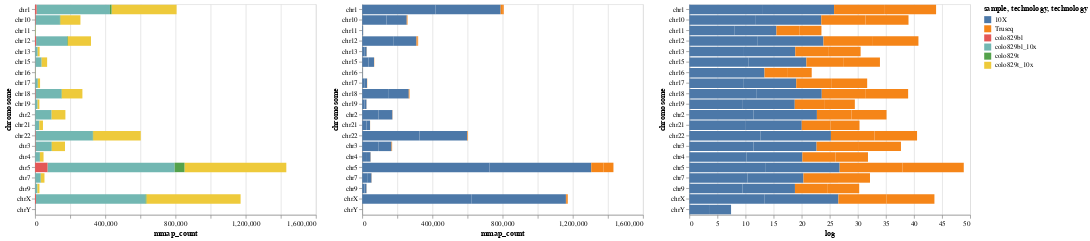

The code cell stored with this chart in its notebook:
### Code cell
#dataset_curated = pd.concat(datasets_excluded_chroms, ignore_index=True)
dataset_curated = pd.concat(datasets, ignore_index=True)
dataset_curated["log"] = dataset_curated["mmap_count"].apply(np.log)

sample_chart = alt.Chart(dataset_curated).mark_bar().encode(
        x = 'mmap_count:Q',
        y = 'chromosome:N',
        color = 'sample:N'
)

tech_chart = alt.Chart(dataset_curated).mark_bar().encode(
        x = 'mmap_count:Q',
        y = 'chromosome:N',
        color = 'technology:N'
)

logplot = alt.Chart(dataset_curated).mark_bar().encode(
        x = 'log:Q',
        y = 'chromosome:N',
        color = 'technology:N'
)

sample_chart | tech_chart | logplot

### Figure 1 — Vega-Lite specification as saved in the notebook (floating-point values rounded to 4 significant figures)
{"$schema": "https://vega.github.io/schema/vega-lite/v2.4.1.json", "config": {"view": {"height": 300, "width": 400}}, "hconcat": [{"data": {"values": [{"chromosome": "chr5", "log": 13.49, "mmap_count": 724537, "sample": "colo829bl_10x", "technology": "10X"}, {"chromosome": "chrX", "log": 13.34, "mmap_count": 623695, "sample": "colo829bl_10x", "technology": "10X"}, {"chromosome": "chr1", "log": 12.94, "mmap_count": 417994, "sample": "colo829bl_10x", "technology": "10X"}, {"chromosome": "chr22", "log": 12.7, "mmap_count": 326357, "sample": "colo829bl_10x", "technology": "10X"}, {"chromosome": "chr12", "log": 12.08, "mmap_count": 176649, "sample": "colo829bl_10x", "technology": "10X"}, {"chromosome": "chr18", "log": 11.9, "mmap_count": 147748, "sample": "colo829bl_10x", "technology": "10X"}, {"chromosome": "chr10", "log": 11.84, "mmap_count": 138474, "sample": "colo829bl_10x", "technology": "10X"}, {"chromosome": "chr2", "log": 11.44, "mmap_count": 93277, "sample": "colo829bl_10x", "technology": "10X"}, {"chromosome": "chr3", "log": 11.42, "mmap_count": 91509, "sample": "colo829bl_10x", "technology": "10X"}, {"chromosome": "chr15", "log": 10.49, "mmap_count": 35957, "sample": "colo829bl_10x", "technology": "10X"}, {"chromosome": "chr7", "log": 10.37, "mmap_count": 31770, "sample": "colo829bl_10x", "technology": "10X"}, {"chromosome": "chr4", "log": 10.2, "mmap_count": 26906, "sample": "colo829bl_10x", "technology": "10X"}, {"chromosome": "chr21", "log": 10.07, "mmap_count": 23553, "sample": "colo829bl_10x", "technology": "10X"}, {"chromosome": "chr17", "log": 9.583, "mmap_count": 14517, "sample": "colo829bl_10x", "technology": "10X"}, {"chromosome": "chr13", "log": 9.557, "mmap_count": 14145, "sample": "colo829bl_10x", "technology": "10X"}, {"chromosome": "chr19", "log": 9.528, "mmap_count": 13742, "sample": "colo829bl_10x", "technology": "10X"}, {"chromosome": "chr9", "log": 9.44, "mmap_count": 12580, "sample": "colo829bl_10x", "technology": "10X"}, {"chromosome": "chr11", "log": 8.083, "mmap_count": 3238, "sample": "colo829bl_10x", "technology": "10X"}, {"chromosome": "chr16", "log": 6.878, "mmap_count": 971, "sample": "colo829bl_10x", "technology": "10X"}, {"chromosome": "chrY", "log": 3.664, "mmap_count": 39, "sample": "colo829bl_10x", "technology": "10X"}, {"chromosome": "chr5", "log": 13.27, "mmap_count": 580342, "sample": "colo829t_10x", "technology": "10X"}, {"chromosome": "chrX", "log": 13.19, "mmap_count": 536944, "sample": "colo829t_10x", "technology": "10X"}, {"chromosome": "chr1", "log": 12.82, "mmap_count": 370651, "sample": "colo829t_10x", "technology": "10X"}, {"chromosome": "chr22", "log": 12.51, "mmap_count": 271457, "sample": "colo829t_10x", "technology": "10X"}, {"chromosome": "chr12", "log": 11.79, "mmap_count": 132315, "sample": "colo829t_10x", "technology": "10X"}, {"chromosome": "chr18", "log": 11.67, "mmap_count": 117417, "sample": "colo829t_10x", "technology": "10X"}, {"chromosome": "chr10", "log": 11.65, "mmap_count": 115119, "sample": "colo829t_10x", "technology": "10X"}, {"chromosome": "chr2", "log": 11.27, "mmap_count": 78380, "sample": "colo829t_10x", "technology": "10X"}, {"chromosome": "chr3", "log": 11.23, "mmap_count": 75153, "sample": "colo829t_10x", "technology": "10X"}, {"chromosome": "chr15", "log": 10.35, "mmap_count": 31222, "sample": "colo829t_10x", "technology": "10X"}, {"chromosome": "chr21", "log": 9.948, "mmap_count": 20902, "sample": "colo829t_10x", "technology": "10X"}, {"chromosome": "chr7", "log": 9.947, "mmap_count": 20880, "sample": "colo829t_10x", "technology": "10X"}, {"chromosome": "chr4", "log": 9.927, "mmap_count": 20481, "sample": "colo829t_10x", "technology": "10X"}, {"chromosome": "chr17", "log": 9.446, "mmap_count": 12658, "sample": "colo829t_10x", "technology": "10X"}, {"chromosome": "chr9", "log": 9.36, "mmap_count": 11617, "sample": "colo829t_10x", "technology": "10X"}, {"chromosome": "chr13", "log": 9.302, "mmap_count": 10959, "sample": "colo829t_10x", "technology": "10X"}, {"chromosome": "chr19", "log": 9.24, "mmap_count": 10298, "sample": "colo829t_10x", "technology": "10X"}, {"chromosome": "chr11", "log": 7.423, "mmap_count": 1674, "sample": "colo829t_10x", "technology": "10X"}, {"chromosome": "chr16", "log": 6.5, "mmap_count": 665, "sample": "colo829t_10x", "technology": "10X"}, {"chromosome": "chrY", "log": 3.761, "mmap_count": 43, "sample": "colo829t_10x", "technology": "10X"}, {"chromosome": "chr5", "log": 11.17, "mmap_count": 70691, "sample": "colo829bl", "technology": "Truseq"}, {"chromosome": "chr1", "log": 9.05, "mmap_count": 8515, "sample": "colo829bl", "technology": "Truseq"}, {"chromosome": "chr12", "log": 8.661, "mmap_count": 5772, "sample": "colo829bl", "technology": "Truseq"}, {"chromosome": "chrX", "log": 8.555, "mmap_count": 5193, "sample": "colo829bl", "technology": "Truseq"}, {"chromosome": "chr10", "log": 7.877, "mmap_count": 2637, "sample": "colo829bl", "technology": "Truseq"}, {"chromosome": "chr22", "log": 7.749, "mmap_count": 2319, "sample": "colo829bl", "technology": "Truseq"}, {"chromosome": "chr18", "log": 7.732, "mmap_count": 2280, "sample": "colo829bl", "technology": "Truseq"}, {"chromosome": "chr3", "log": 7.548, "mmap_count": 1897, "sample": "colo829bl", "technology": "Truseq"}, {"chromosome": "chr15", "log": 6.666, "mmap_count": 785, "sample": "colo829bl", "technology": "Truseq"}, {"chromosome": "chr17", "log": 6.223, "mmap_count": 504, "sample": "colo829bl", "technology": "Truseq"}, {"chromosome": "chr2", "log": 6.168, "mmap_count": 477, "sample": "colo829bl", "technology": "Truseq"}, {"chromosome": "chr7", "log": 6.155, "mmap_count": 471, "sample": "colo829bl", "technology": "Truseq"}, {"chromosome": "chr4", "log": 5.9, "mmap_count": 365, "sample": "colo829bl", "technology": "Truseq"}, {"chromosome": "chr13", "log": 5.849, "mmap_count": 347, "sample": "colo829bl", "technology": "Truseq"}, {"chromosome": "chr9", "log": 5.74, "mmap_count": 311, "sample": "colo829bl", "technology": "Truseq"}, {"chromosome": "chr19", "log": 5.226, "mmap_count": 186, "sample": "colo829bl", "technology": "Truseq"}, {"chromosome": "chr21", "log": 5.106, "mmap_count": 165, "sample": "colo829bl", "technology": "Truseq"}, {"chromosome": "chr11", "log": 4.06, "mmap_count": 58, "sample": "colo829bl", "technology": "Truseq"}, {"chromosome": "chr16", "log": 4.025, "mmap_count": 56, "sample": "colo829bl", "technology": "Truseq"}, {"chromosome": "chr5", "log": 10.93, "mmap_count": 55870, "sample": "colo829t", "technology": "Truseq"}, {"chromosome": "chr1", "log": 9.116, "mmap_count": 9097, "sample": "colo829t", "technology": "Truseq"}, {"chromosome": "chrX", "log": 8.544, "mmap_count": 5138, "sample": "colo829t", "technology": "Truseq"}, {"chromosome": "chr12", "log": 8.253, "mmap_count": 3838, "sample": "colo829t", "technology": "Truseq"}, {"chromosome": "chr10", "log": 7.652, "mmap_count": 2105, "sample": "colo829t", "technology": "Truseq"}, {"chromosome": "chr18", "log": 7.647, "mmap_count": 2094, "sample": "colo829t", "technology": "Truseq"}, {"chromosome": "chr22", "log": 7.587, "mmap_count": 1973, "sample": "colo829t", "technology": "Truseq"}, {"chromosome": "chr3", "log": 7.48, "mmap_count": 1772, "sample": "colo829t", "technology": "Truseq"}, {"chromosome": "chr15", "log": 6.431, "mmap_count": 621, "sample": "colo829t", "technology": "Truseq"}, {"chromosome": "chr17", "log": 6.41, "mmap_count": 608, "sample": "colo829t", "technology": "Truseq"}, {"chromosome": "chr2", "log": 6.227, "mmap_count": 506, "sample": "colo829t", "technology": "Truseq"}, {"chromosome": "chr13", "log": 5.787, "mmap_count": 326, "sample": "colo829t", "technology": "Truseq"}, {"chromosome": "chr4", "log": 5.778, "mmap_count": 323, "sample": "colo829t", "technology": "Truseq"}, {"chromosome": "chr9", "log": 5.704, "mmap_count": 300, "sample": "colo829t", "technology": "Truseq"}, {"chromosome": "chr7", "log": 5.694, "mmap_count": 297, "sample": "colo829t", "technology": "Truseq"}, {"chromosome": "chr19", "log": 5.472, "mmap_count": 238, "sample": "colo829t", "technology": "Truseq"}, {"chromosome": "chr21", "log": 5.176, "mmap_count": 177, "sample": "colo829t", "technology": "Truseq"}, {"chromosome": "chr16", "log": 4.382, "mmap_count": 80, "sample": "colo829t", "technology": "Truseq"}, {"chromosome": "chr11", "log": 3.951, "mmap_count": 52, "sample": "colo829t", "technology": "Truseq"}]}, "encoding": {"color": {"field": "sample", "type": "nominal"}, "x": {"field": "mmap_count", "type": "quantitative"}, "y": {"field": "chromosome", "type": "nominal"}}, "mark": "bar"}, {"data": {"values": [{"chromosome": "chr5", "log": 13.49, "mmap_count": 724537, "sample": "colo829bl_10x", "technology": "10X"}, {"chromosome": "chrX", "log": 13.34, "mmap_count": 623695, "sample": "colo829bl_10x", "technology": "10X"}, {"chromosome": "chr1", "log": 12.94, "mmap_count": 417994, "sample": "colo829bl_10x", "technology": "10X"}, {"chromosome": "chr22", "log": 12.7, "mmap_count": 326357, "sample": "colo829bl_10x", "technology": "10X"}, {"chromosome": "chr12", "log": 12.08, "mmap_count": 176649, "sample": "colo829bl_10x", "technology": "10X"}, {"chromosome": "chr18", "log": 11.9, "mmap_count": 147748, "sample": "colo829bl_10x", "technology": "10X"}, {"chromosome": "chr10", "log": 11.84, "mmap_count": 138474, "sample": "colo829bl_10x", "technology": "10X"}, {"chromosome": "chr2", "log": 11.44, "mmap_count": 93277, "sample": "colo829bl_10x", "technology": "10X"}, {"chromosome": "chr3", "log": 11.42, "mmap_count": 91509, "sample": "colo829bl_10x", "technology": "10X"}, {"chromosome": "chr15", "log": 10.49, "mmap_count": 35957, "sample": "colo829bl_10x", "technology": "10X"}, {"chromosome": "chr7", "log": 10.37, "mmap_count": 31770, "sample": "colo829bl_10x", "technology": "10X"}, {"chromosome": "chr4", "log": 10.2, "mmap_count": 26906, "sample": "colo829bl_10x", "technology": "10X"}, {"chromosome": "chr21", "log": 10.07, "mmap_count": 23553, "sample": "colo829bl_10x", "technology": "10X"}, {"chromosome": "chr17", "log": 9.583, "mmap_count": 14517, "sample": "colo829bl_10x", "technology": "10X"}, {"chromosome": "chr13", "log": 9.557, "mmap_count": 14145, "sample": "colo829bl_10x", "technology": "10X"}, {"chromosome": "chr19", "log": 9.528, "mmap_count": 13742, "sample": "colo829bl_10x", "technology": "10X"}, {"chromosome": "chr9", "log": 9.44, "mmap_count": 12580, "sample": "colo829bl_10x", "technology": "10X"}, {"chromosome": "chr11", "log": 8.083, "mmap_count": 3238, "sample": "colo829bl_10x", "technology": "10X"}, {"chromosome": "chr16", "log": 6.878, "mmap_count": 971, "sample": "colo829bl_10x", "technology": "10X"}, {"chromosome": "chrY", "log": 3.664, "mmap_count": 39, "sample": "colo829bl_10x", "technology": "10X"}, {"chromosome": "chr5", "log": 13.27, "mmap_count": 580342, "sample": "colo829t_10x", "technology": "10X"}, {"chromosome": "chrX", "log": 13.19, "mmap_count": 536944, "sample": "colo829t_10x", "technology": "10X"}, {"chromosome": "chr1", "log": 12.82, "mmap_count": 370651, "sample": "colo829t_10x", "technology": "10X"}, {"chromosome": "chr22", "log": 12.51, "mmap_count": 271457, "sample": "colo829t_10x", "technology": "10X"}, {"chromosome": "chr12", "log": 11.79, "mmap_count": 132315, "sample": "colo829t_10x", "technology": "10X"}, {"chromosome": "chr18", "log": 11.67, "mmap_count": 117417, "sample": "colo829t_10x", "technology": "10X"}, {"chromosome": "chr10", "log": 11.65, "mmap_count": 115119, "sample": "colo829t_10x", "technology": "10X"}, {"chromosome": "chr2", "log": 11.27, "mmap_count": 78380, "sample": "colo829t_10x", "technology": "10X"}, {"chromosome": "chr3", "log": 11.23, "mmap_count": 75153, "sample": "colo829t_10x", "technology": "10X"}, {"chromosome": "chr15", "log": 10.35, "mmap_count": 31222, "sample": "colo829t_10x", "technology": "10X"}, {"chromosome": "chr21", "log": 9.948, "mmap_count": 20902, "sample": "colo829t_10x", "technology": "10X"}, {"chromosome": "chr7", "log": 9.947, "mmap_count": 20880, "sample": "colo829t_10x", "technology": "10X"}, {"chromosome": "chr4", "log": 9.927, "mmap_count": 20481, "sample": "colo829t_10x", "technology": "10X"}, {"chromosome": "chr17", "log": 9.446, "mmap_count": 12658, "sample": "colo829t_10x", "technology": "10X"}, {"chromosome": "chr9", "log": 9.36, "mmap_count": 11617, "sample": "colo829t_10x", "technology": "10X"}, {"chromosome": "chr13", "log": 9.302, "mmap_count": 10959, "sample": "colo829t_10x", "technology": "10X"}, {"chromosome": "chr19", "log": 9.24, "mmap_count": 10298, "sample": "colo829t_10x", "technology": "10X"}, {"chromosome": "chr11", "log": 7.423, "mmap_count": 1674, "sample": "colo829t_10x", "technology": "10X"}, {"chromosome": "chr16", "log": 6.5, "mmap_count": 665, "sample": "colo829t_10x", "technology": "10X"}, {"chromosome": "chrY", "log": 3.761, "mmap_count": 43, "sample": "colo829t_10x", "technology": "10X"}, {"chromosome": "chr5", "log": 11.17, "mmap_count": 70691, "sample": "colo829bl", "technology": "Truseq"}, {"chromosome": "chr1", "log": 9.05, "mmap_count": 8515, "sample": "colo829bl", "technology": "Truseq"}, {"chromosome": "chr12", "log": 8.661, "mmap_count": 5772, "sample": "colo829bl", "technology": "Truseq"}, {"chromosome": "chrX", "log": 8.555, "mmap_count": 5193, "sample": "colo829bl", "technology": "Truseq"}, {"chromosome": "chr10", "log": 7.877, "mmap_count": 2637, "sample": "colo829bl", "technology": "Truseq"}, {"chromosome": "chr22", "log": 7.749, "mmap_count": 2319, "sample": "colo829bl", "technology": "Truseq"}, {"chromosome": "chr18", "log": 7.732, "mmap_count": 2280, "sample": "colo829bl", "technology": "Truseq"}, {"chromosome": "chr3", "log": 7.548, "mmap_count": 1897, "sample": "colo829bl", "technology": "Truseq"}, {"chromosome": "chr15", "log": 6.666, "mmap_count": 785, "sample": "colo829bl", "technology": "Truseq"}, {"chromosome": "chr17", "log": 6.223, "mmap_count": 504, "sample": "colo829bl", "technology": "Truseq"}, {"chromosome": "chr2", "log": 6.168, "mmap_count": 477, "sample": "colo829bl", "technology": "Truseq"}, {"chromosome": "chr7", "log": 6.155, "mmap_count": 471, "sample": "colo829bl", "technology": "Truseq"}, {"chromosome": "chr4", "log": 5.9, "mmap_count": 365, "sample": "colo829bl", "technology": "Truseq"}, {"chromosome": "chr13", "log": 5.849, "mmap_count": 347, "sample": "colo829bl", "technology": "Truseq"}, {"chromosome": "chr9", "log": 5.74, "mmap_count": 311, "sample": "colo829bl", "technology": "Truseq"}, {"chromosome": "chr19", "log": 5.226, "mmap_count": 186, "sample": "colo829bl", "technology": "Truseq"}, {"chromosome": "chr21", "log": 5.106, "mmap_count": 165, "sample": "colo829bl", "technology": "Truseq"}, {"chromosome": "chr11", "log": 4.06, "mmap_count": 58, "sample": "colo829bl", "technology": "Truseq"}, {"chromosome": "chr16", "log": 4.025, "mmap_count": 56, "sample": "colo829bl", "technology": "Truseq"}, {"chromosome": "chr5", "log": 10.93, "mmap_count": 55870, "sample": "colo829t", "technology": "Truseq"}, {"chromosome": "chr1", "log": 9.116, "mmap_count": 9097, "sample": "colo829t", "technology": "Truseq"}, {"chromosome": "chrX", "log": 8.544, "mmap_count": 5138, "sample": "colo829t", "technology": "Truseq"}, {"chromosome": "chr12", "log": 8.253, "mmap_count": 3838, "sample": "colo829t", "technology": "Truseq"}, {"chromosome": "chr10", "log": 7.652, "mmap_count": 2105, "sample": "colo829t", "technology": "Truseq"}, {"chromosome": "chr18", "log": 7.647, "mmap_count": 2094, "sample": "colo829t", "technology": "Truseq"}, {"chromosome": "chr22", "log": 7.587, "mmap_count": 1973, "sample": "colo829t", "technology": "Truseq"}, {"chromosome": "chr3", "log": 7.48, "mmap_count": 1772, "sample": "colo829t", "technology": "Truseq"}, {"chromosome": "chr15", "log": 6.431, "mmap_count": 621, "sample": "colo829t", "technology": "Truseq"}, {"chromosome": "chr17", "log": 6.41, "mmap_count": 608, "sample": "colo829t", "technology": "Truseq"}, {"chromosome": "chr2", "log": 6.227, "mmap_count": 506, "sample": "colo829t", "technology": "Truseq"}, {"chromosome": "chr13", "log": 5.787, "mmap_count": 326, "sample": "colo829t", "technology": "Truseq"}, {"chromosome": "chr4", "log": 5.778, "mmap_count": 323, "sample": "colo829t", "technology": "Truseq"}, {"chromosome": "chr9", "log": 5.704, "mmap_count": 300, "sample": "colo829t", "technology": "Truseq"}, {"chromosome": "chr7", "log": 5.694, "mmap_count": 297, "sample": "colo829t", "technology": "Truseq"}, {"chromosome": "chr19", "log": 5.472, "mmap_count": 238, "sample": "colo829t", "technology": "Truseq"}, {"chromosome": "chr21", "log": 5.176, "mmap_count": 177, "sample": "colo829t", "technology": "Truseq"}, {"chromosome": "chr16", "log": 4.382, "mmap_count": 80, "sample": "colo829t", "technology": "Truseq"}, {"chromosome": "chr11", "log": 3.951, "mmap_count": 52, "sample": "colo829t", "technology": "Truseq"}]}, "encoding": {"color": {"field": "technology", "type": "nominal"}, "x": {"field": "mmap_count", "type": "quantitative"}, "y": {"field": "chromosome", "type": "nominal"}}, "mark": "bar"}, {"data": {"values": [{"chromosome": "chr5", "log": 13.49, "mmap_count": 724537, "sample": "colo829bl_10x", "technology": "10X"}, {"chromosome": "chrX", "log": 13.34, "mmap_count": 623695, "sample": "colo829bl_10x", "technology": "10X"}, {"chromosome": "chr1", "log": 12.94, "mmap_count": 417994, "sample": "colo829bl_10x", "technology": "10X"}, {"chromosome": "chr22", "log": 12.7, "mmap_count": 326357, "sample": "colo829bl_10x", "technology": "10X"}, {"chromosome": "chr12", "log": 12.08, "mmap_count": 176649, "sample": "colo829bl_10x", "technology": "10X"}, {"chromosome": "chr18", "log": 11.9, "mmap_count": 147748, "sample": "colo829bl_10x", "technology": "10X"}, {"chromosome": "chr10", "log": 11.84, "mmap_count": 138474, "sample": "colo829bl_10x", "technology": "10X"}, {"chromosome": "chr2", "log": 11.44, "mmap_count": 93277, "sample": "colo829bl_10x", "technology": "10X"}, {"chromosome": "chr3", "log": 11.42, "mmap_count": 91509, "sample": "colo829bl_10x", "technology": "10X"}, {"chromosome": "chr15", "log": 10.49, "mmap_count": 35957, "sample": "colo829bl_10x", "technology": "10X"}, {"chromosome": "chr7", "log": 10.37, "mmap_count": 31770, "sample": "colo829bl_10x", "technology": "10X"}, {"chromosome": "chr4", "log": 10.2, "mmap_count": 26906, "sample": "colo829bl_10x", "technology": "10X"}, {"chromosome": "chr21", "log": 10.07, "mmap_count": 23553, "sample": "colo829bl_10x", "technology": "10X"}, {"chromosome": "chr17", "log": 9.583, "mmap_count": 14517, "sample": "colo829bl_10x", "technology": "10X"}, {"chromosome": "chr13", "log": 9.557, "mmap_count": 14145, "sample": "colo829bl_10x", "technology": "10X"}, {"chromosome": "chr19", "log": 9.528, "mmap_count": 13742, "sample": "colo829bl_10x", "technology": "10X"}, {"chromosome": "chr9", "log": 9.44, "mmap_count": 12580, "sample": "colo829bl_10x", "technology": "10X"}, {"chromosome": "chr11", "log": 8.083, "mmap_count": 3238, "sample": "colo829bl_10x", "technology": "10X"}, {"chromosome": "chr16", "log": 6.878, "mmap_count": 971, "sample": "colo829bl_10x", "technology": "10X"}, {"chromosome": "chrY", "log": 3.664, "mmap_count": 39, "sample": "colo829bl_10x", "technology": "10X"}, {"chromosome": "chr5", "log": 13.27, "mmap_count": 580342, "sample": "colo829t_10x", "technology": "10X"}, {"chromosome": "chrX", "log": 13.19, "mmap_count": 536944, "sample": "colo829t_10x", "technology": "10X"}, {"chromosome": "chr1", "log": 12.82, "mmap_count": 370651, "sample": "colo829t_10x", "technology": "10X"}, {"chromosome": "chr22", "log": 12.51, "mmap_count": 271457, "sample": "colo829t_10x", "technology": "10X"}, {"chromosome": "chr12", "log": 11.79, "mmap_count": 132315, "sample": "colo829t_10x", "technology": "10X"}, {"chromosome": "chr18", "log": 11.67, "mmap_count": 117417, "sample": "colo829t_10x", "technology": "10X"}, {"chromosome": "chr10", "log": 11.65, "mmap_count": 115119, "sample": "colo829t_10x", "technology": "10X"}, {"chromosome": "chr2", "log": 11.27, "mmap_count": 78380, "sample": "colo829t_10x", "technology": "10X"}, {"chromosome": "chr3", "log": 11.23, "mmap_count": 75153, "sample": "colo829t_10x", "technology": "10X"}, {"chromosome": "chr15", "log": 10.35, "mmap_count": 31222, "sample": "colo829t_10x", "technology": "10X"}, {"chromosome": "chr21", "log": 9.948, "mmap_count": 20902, "sample": "colo829t_10x", "technology": "10X"}, {"chromosome": "chr7", "log": 9.947, "mmap_count": 20880, "sample": "colo829t_10x", "technology": "10X"}, {"chromosome": "chr4", "log": 9.927, "mmap_count": 20481, "sample": "colo829t_10x", "technology": "10X"}, {"chromosome": "chr17", "log": 9.446, "mmap_count": 12658, "sample": "colo829t_10x", "technology": "10X"}, {"chromosome": "chr9", "log": 9.36, "mmap_count": 11617, "sample": "colo829t_10x", "technology": "10X"}, {"chromosome": "chr13", "log": 9.302, "mmap_count": 10959, "sample": "colo829t_10x", "technology": "10X"}, {"chromosome": "chr19", "log": 9.24, "mmap_count": 10298, "sample": "colo829t_10x", "technology": "10X"}, {"chromosome": "chr11", "log": 7.423, "mmap_count": 1674, "sample": "colo829t_10x", "technology": "10X"}, {"chromosome": "chr16", "log": 6.5, "mmap_count": 665, "sample": "colo829t_10x", "technology": "10X"}, {"chromosome": "chrY", "log": 3.761, "mmap_count": 43, "sample": "colo829t_10x", "technology": "10X"}, {"chromosome": "chr5", "log": 11.17, "mmap_count": 70691, "sample": "colo829bl", "technology": "Truseq"}, {"chromosome": "chr1", "log": 9.05, "mmap_count": 8515, "sample": "colo829bl", "technology": "Truseq"}, {"chromosome": "chr12", "log": 8.661, "mmap_count": 5772, "sample": "colo829bl", "technology": "Truseq"}, {"chromosome": "chrX", "log": 8.555, "mmap_count": 5193, "sample": "colo829bl", "technology": "Truseq"}, {"chromosome": "chr10", "log": 7.877, "mmap_count": 2637, "sample": "colo829bl", "technology": "Truseq"}, {"chromosome": "chr22", "log": 7.749, "mmap_count": 2319, "sample": "colo829bl", "technology": "Truseq"}, {"chromosome": "chr18", "log": 7.732, "mmap_count": 2280, "sample": "colo829bl", "technology": "Truseq"}, {"chromosome": "chr3", "log": 7.548, "mmap_count": 1897, "sample": "colo829bl", "technology": "Truseq"}, {"chromosome": "chr15", "log": 6.666, "mmap_count": 785, "sample": "colo829bl", "technology": "Truseq"}, {"chromosome": "chr17", "log": 6.223, "mmap_count": 504, "sample": "colo829bl", "technology": "Truseq"}, {"chromosome": "chr2", "log": 6.168, "mmap_count": 477, "sample": "colo829bl", "technology": "Truseq"}, {"chromosome": "chr7", "log": 6.155, "mmap_count": 471, "sample": "colo829bl", "technology": "Truseq"}, {"chromosome": "chr4", "log": 5.9, "mmap_count": 365, "sample": "colo829bl", "technology": "Truseq"}, {"chromosome": "chr13", "log": 5.849, "mmap_count": 347, "sample": "colo829bl", "technology": "Truseq"}, {"chromosome": "chr9", "log": 5.74, "mmap_count": 311, "sample": "colo829bl", "technology": "Truseq"}, {"chromosome": "chr19", "log": 5.226, "mmap_count": 186, "sample": "colo829bl", "technology": "Truseq"}, {"chromosome": "chr21", "log": 5.106, "mmap_count": 165, "sample": "colo829bl", "technology": "Truseq"}, {"chromosome": "chr11", "log": 4.06, "mmap_count": 58, "sample": "colo829bl", "technology": "Truseq"}, {"chromosome": "chr16", "log": 4.025, "mmap_count": 56, "sample": "colo829bl", "technology": "Truseq"}, {"chromosome": "chr5", "log": 10.93, "mmap_count": 55870, "sample": "colo829t", "technology": "Truseq"}, {"chromosome": "chr1", "log": 9.116, "mmap_count": 9097, "sample": "colo829t", "technology": "Truseq"}, {"chromosome": "chrX", "log": 8.544, "mmap_count": 5138, "sample": "colo829t", "technology": "Truseq"}, {"chromosome": "chr12", "log": 8.253, "mmap_count": 3838, "sample": "colo829t", "technology": "Truseq"}, {"chromosome": "chr10", "log": 7.652, "mmap_count": 2105, "sample": "colo829t", "technology": "Truseq"}, {"chromosome": "chr18", "log": 7.647, "mmap_count": 2094, "sample": "colo829t", "technology": "Truseq"}, {"chromosome": "chr22", "log": 7.587, "mmap_count": 1973, "sample": "colo829t", "technology": "Truseq"}, {"chromosome": "chr3", "log": 7.48, "mmap_count": 1772, "sample": "colo829t", "technology": "Truseq"}, {"chromosome": "chr15", "log": 6.431, "mmap_count": 621, "sample": "colo829t", "technology": "Truseq"}, {"chromosome": "chr17", "log": 6.41, "mmap_count": 608, "sample": "colo829t", "technology": "Truseq"}, {"chromosome": "chr2", "log": 6.227, "mmap_count": 506, "sample": "colo829t", "technology": "Truseq"}, {"chromosome": "chr13", "log": 5.787, "mmap_count": 326, "sample": "colo829t", "technology": "Truseq"}, {"chromosome": "chr4", "log": 5.778, "mmap_count": 323, "sample": "colo829t", "technology": "Truseq"}, {"chromosome": "chr9", "log": 5.704, "mmap_count": 300, "sample": "colo829t", "technology": "Truseq"}, {"chromosome": "chr7", "log": 5.694, "mmap_count": 297, "sample": "colo829t", "technology": "Truseq"}, {"chromosome": "chr19", "log": 5.472, "mmap_count": 238, "sample": "colo829t", "technology": "Truseq"}, {"chromosome": "chr21", "log": 5.176, "mmap_count": 177, "sample": "colo829t", "technology": "Truseq"}, {"chromosome": "chr16", "log": 4.382, "mmap_count": 80, "sample": "colo829t", "technology": "Truseq"}, {"chromosome": "chr11", "log": 3.951, "mmap_count": 52, "sample": "colo829t", "technology": "Truseq"}]}, "encoding": {"color": {"field": "technology", "type": "nominal"}, "x": {"field": "log", "type": "quantitative"}, "y": {"field": "chromosome", "type": "nominal"}}, "mark": "bar"}]}
